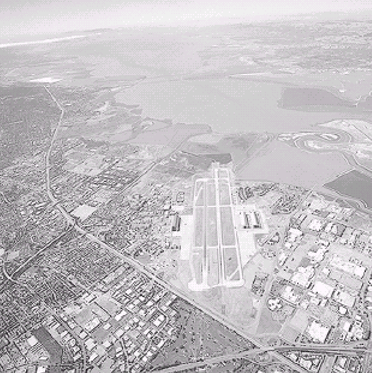
#> input picture VisaoComputacional/low-contrast01.png, 372 x 373 px
$ python VisaoComputacional.py
#> lines starting #> are read from the running program, lines starting #| are printed output that depends on the picture
import cv2
import numpy as np

im0 = cv2.imread('low-contrast01.png',cv2.IMREAD_GRAYSCALE)
#> im0: shape (373, 372); min 17, max 255, mean 192.5

cv2.namedWindow('Original',2)
cv2.imshow('Original',im0)


#im_result = np.power(im0/255.0, 0.0) * 255.0
#im_result = 255 - im0
#im_result = im_result.astype(np.uint8)

im1_equalizada = cv2.blur(im0,(5,5))
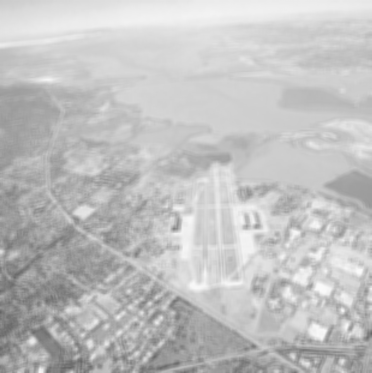
#> im1_equalizada: shape (373, 372); min 100, max 250, mean 192.5

cv2.namedWindow('resultado',2)
cv2.imshow('resultado', im1_equalizada)


cv2.waitKey(0)
